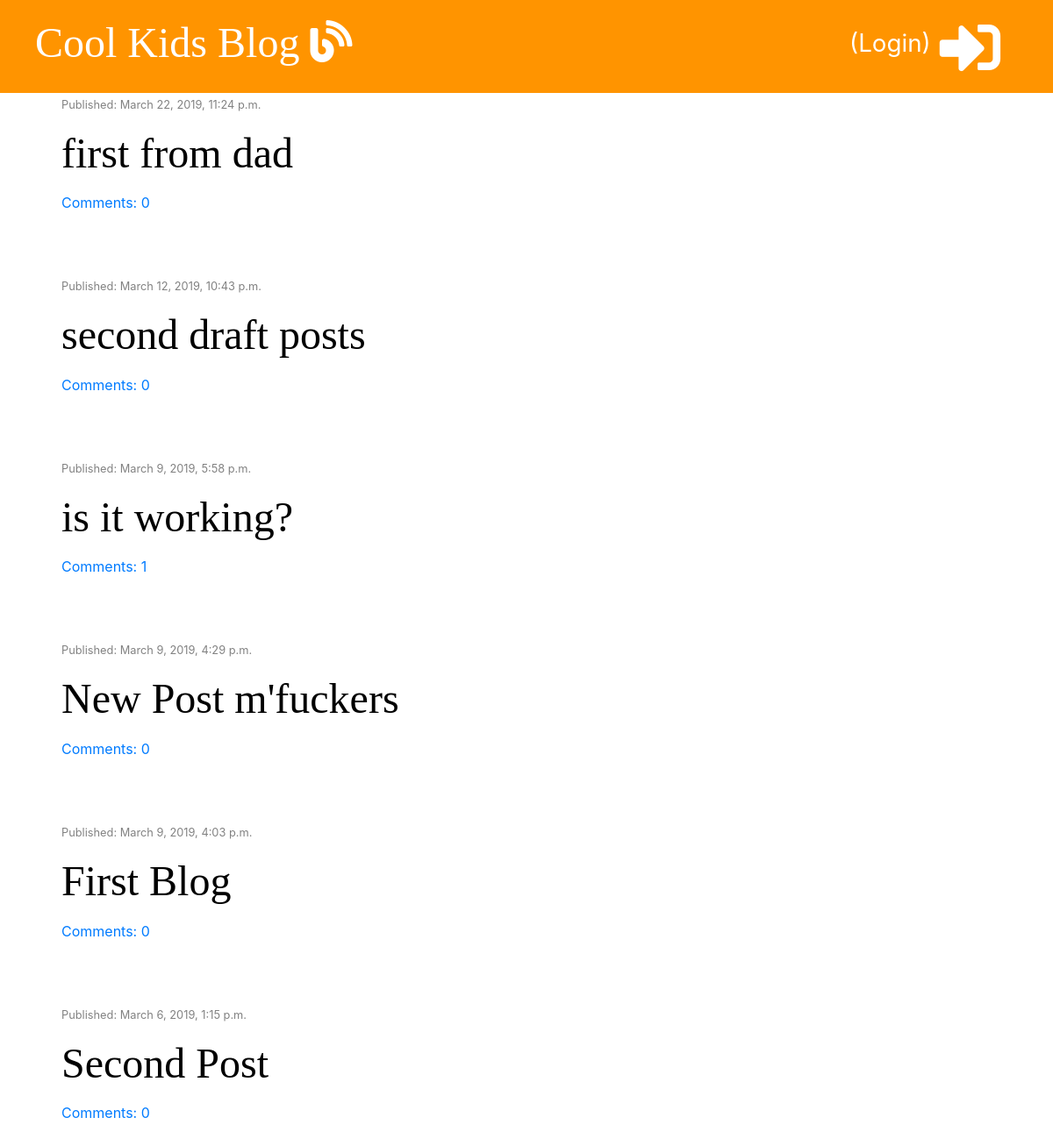
The app's page /, older data.
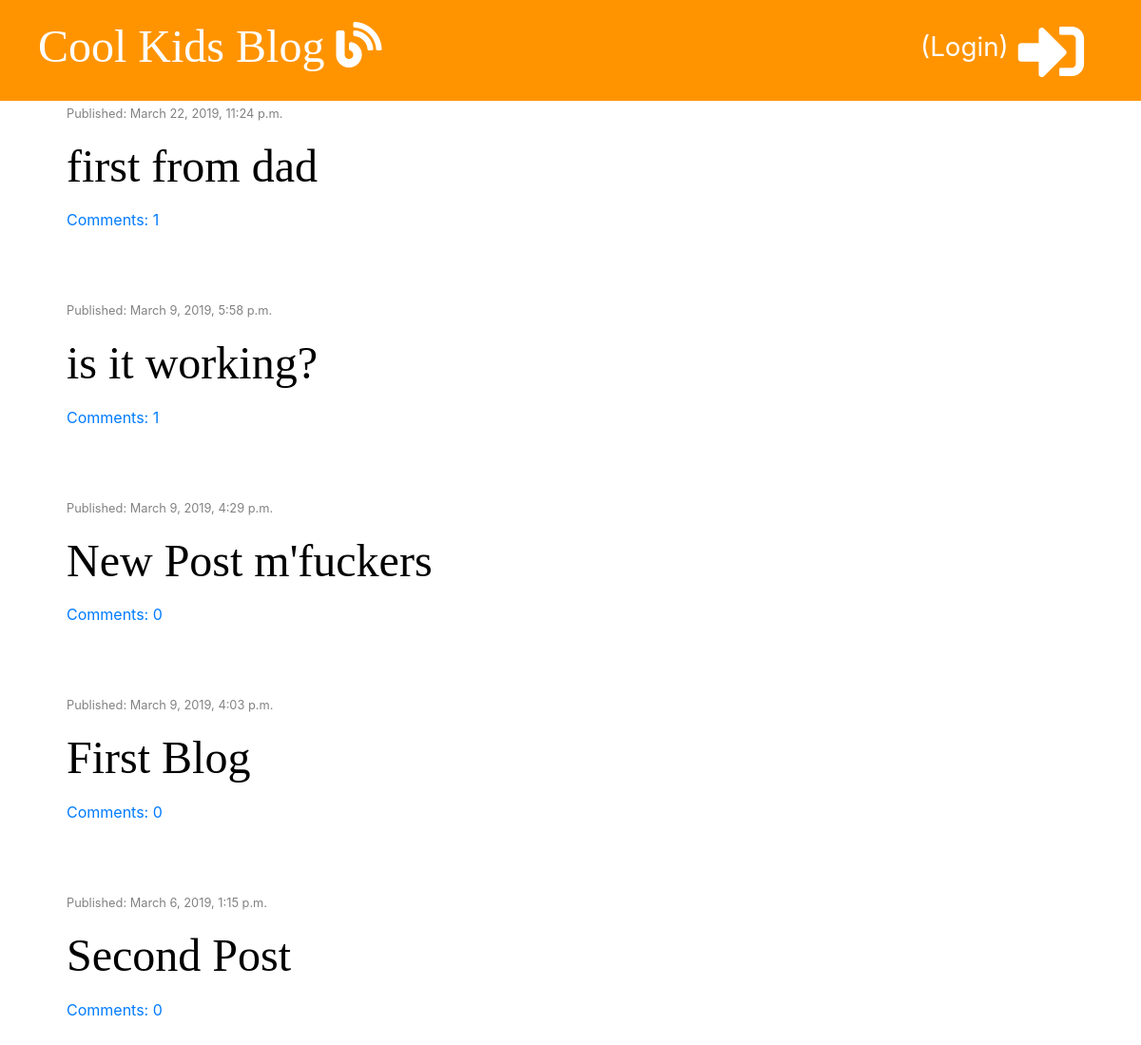
The same page, newer data.
### blog/models.py (models this page shows, shortened)
class Post(models.Model):
    author = models.ForeignKey('auth.User', on_delete=models.CASCADE)
    title = models.CharField(max_length=200)
    text = models.TextField()
    created_date = models.DateTimeField(default=timezone.now)
    published_date = models.DateTimeField(blank=True, null=True)
    def approved_comments(self):
        return self.comments.filter(approved=True)

### blog/views.py (the view)
# urls.py: path('', views.post_list, name='post_list'),
def post_list(request):
    posts = Post.objects.filter(published_date__lte=timezone.now()).order_by('-published_date')
    stuff_for_frontend = {'posts' : posts}
    return render(request, 'blog/post_list.html', stuff_for_frontend)

### blog/templatetags/markdownify.py (called while the page is built)
@register.filter
def markdown(value):
    renderer = HighlightRenderer()
    markdown = mistune.Markdown(renderer=renderer)
    return markdown(value)

### blog/templates/blog/post_list.html (shortened to what this page needs)
{% extends 'blog/base.html' %}
{% load markdownify %}
{% block content %}
      {% for post in posts %}
          <div class="post">
            <div class="date">
                <p><small>Published: {{ post.published_date }}</small></p>
            </div>
            <h1><a href="{% url 'post_detail' pk=post.pk %}">{{ post.title }}</a></h1>
            <a href="{% url 'post_detail' pk=post.pk %}">Comments: {{ post.approved_comments.count }}</a>
          </div>
      {% endfor %}
{% endblock %}

Row changes from the older to the newer data that the page shows:
removed Post: published_date "March 12, 2019, 10:43 p.m.", title "second draft posts", approved_comments.count "0"
computed for Post "first from dad": approved_comments.count "0" → "1"
